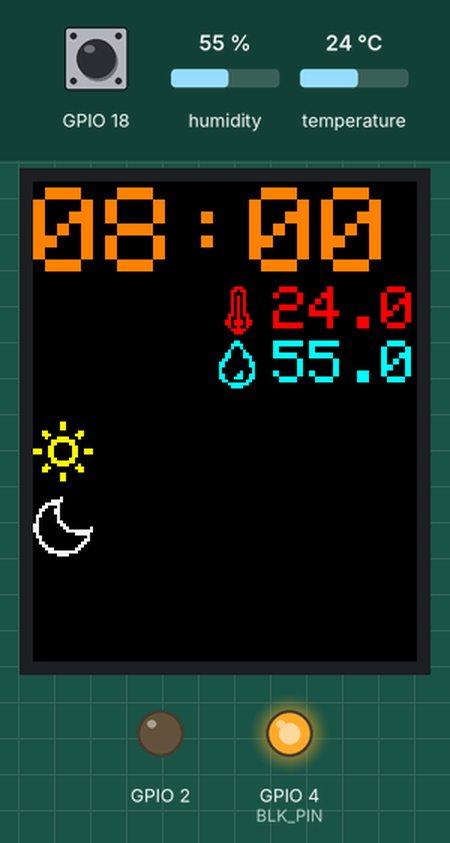
Recording of a program running on a simulated ESP32. On the bench: 128×160 colour display, output pins drawn as LEDs (lit = HIGH). Dashed ring = blinking. The test bench sets the inputs (shaded band); at power-on: GPIO 18 LOW, humidity 55 %, temperature 24 °C. WiFi joins after 1.5 s; servers stay silent unless stated; uploads are accepted with an empty reply; EEPROM starts erased.

Above: at 3.0 s.
3.1 s: GPIO 18 driven HIGH
At 4.2 s:
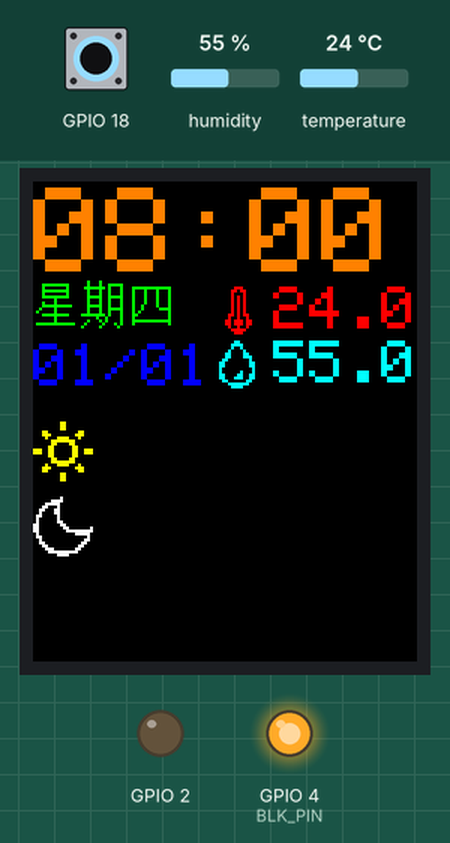
At 5.3 s:
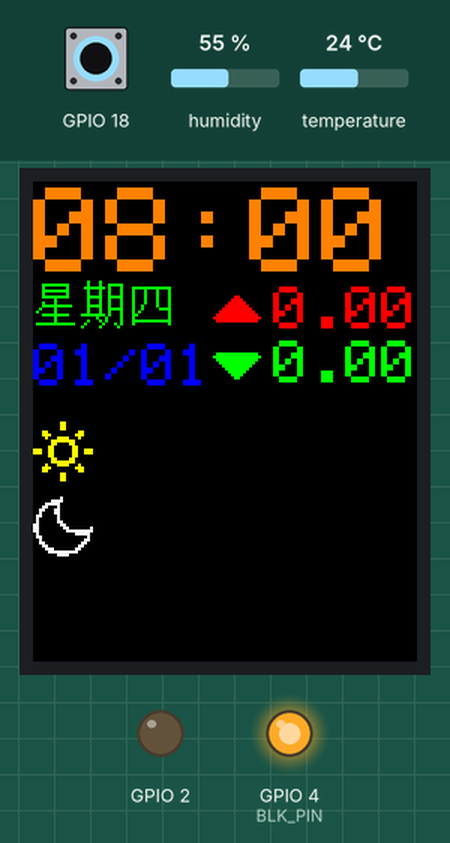
5.9 s: GPIO 18 pulsed LOW 5 times (0.12 s each, 0.3 s apart)
At 6.37 s:
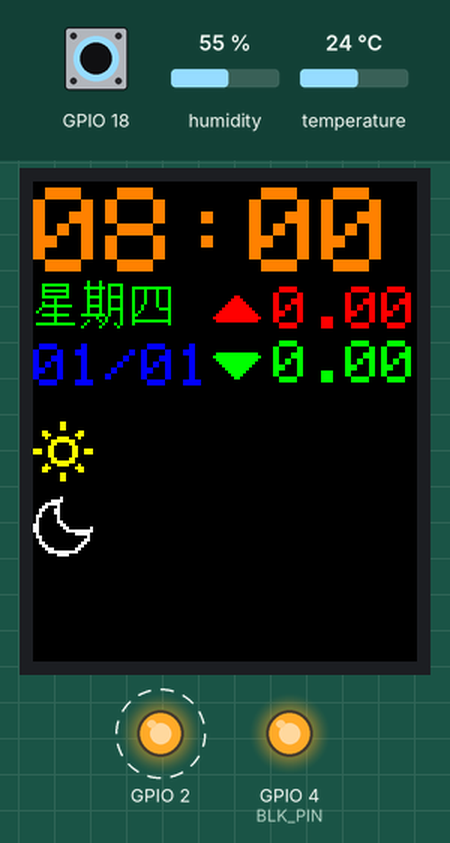
Timing chart, 0 to 8.9 s (numbered marks = the images above; inputs shaded):
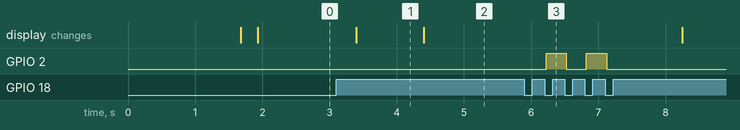

Measured:
- after the input at 3.1 s, the display: first differs from a run without the input after 1.3 s (image 2)
- after the input at 5.9 s, GPIO 2: alternates HIGH for 0.30 s and LOW for 0.30 s, 4 changes in all, then stays LOW, starting after 0.32 s
- what the display in image 1 shows lasts 1.0 s, from 3.4 s to 4.4 s

The program:

main.cpp
```cpp
//系统头
#include <Adafruit_GFX.h>
#include <Adafruit_ST7735.h>
#include <SPI.h>
#include <time.h>
#include <DHT.h>
#include <math.h>
#include <Preferences.h>
#include <string>

//用户头
#include "AQNetWork.h"
#include "TextData.h"
#include "ScheduledTask.h"

//宏定义
#define TEXT_WIDTH(c, s)        (6 * s * c)
#define TEXT_HEIGHT(c, s)       (8 * s * c)
#define SECOND_DAY(h, m)        (h * 3600 + m * 60)

#define BG_COLOR                ST7735_BLACK    //界面背景色
#define BLK_PIN                 4               //背光控制引脚

#define PREF_SPACE              "ESP_WiFiClock" //Preference命名空间
#define PREF_ONBOARD_LED_STATE  "onBoardLED"    //板载LED状态
#define PREF_DATA_SOURCE        "dataSource"    //环境数据来源

//宏定义-配置
#define BLK_CTRL                                //自动背光控制

#ifdef BLK_CTRL

#define BLK_ON_SINCE_H          7               //07:00后开启背光
#define BLK_ON_SINCE_M          0               //
#define BLK_OFF_SINCE_H         23              //23:30后关闭背光
#define BLK_OFF_SINCE_M         30              //


#endif //BLK_CTRL

//用户瞎勾8写检查
#if (BLK_OFF_SINCE_H < 0 || BLK_OFF_SINCE_H >= 24 || BLK_ON_SINCE_H < 0 || BLK_ON_SINCE_H >= 24 ||BLK_OFF_SINCE_M < 0 || BLK_OFF_SINCE_M >= 60 ||BLK_ON_SINCE_M < 0 || BLK_ON_SINCE_M >= 60)
#error "Error Occured! Back Light On/Off Time isn't right"
#endif

enum STATE {
  OFF = 0,
  ON,
  DHT_DATA,
  WEB_DATA,
};
//全局变量
String ssid = "ssid";
String pwd = "password";

Weather_data weat_data;             //天气数据
Preferences pref;                   //存储数据
uint8_t temp_show = WEB_DATA;       //温度来源于 DHT_DATA~DHT11温湿度传感器 WEB_DATA~来源于心知天气

hw_timer_t * timer = NULL;          //主时钟
time_t time_stamp;                  //当前时间戳(s)
volatile uint8_t time_changed = 0;  //时间改变标志
struct tm* time_s;                  //时间格式结构体

uint8_t onBoardLED = 0;             //板载LED状态
uint8_t BLK_state = ON;             //当前背光状态

const int wdtTimeout = 30;          //看门狗溢出时间(s)
hw_timer_t *wdtTimer = NULL;        //看门狗定时器

//全局对象
Adafruit_ST7735 tft = Adafruit_ST7735(/*CS*/15, /*AO(DC)*/14, /*SDA(MOSI)*/21, /*SCLK*/22, /*RST*/25);
DHT dht = DHT(23, DHT11);
ScheduledTask task(&time_stamp);

//函数声明
String strCut(std::string str, uint16_t beg_index, uint16_t end_index);
void ChangeTime();
void EveryMin();
void EveryHour();
void UpdateTime(time_t t_s);
void BLK(uint8_t state);
void AutoBLKCheck(uint8_t reset_when_on = 0);
void feedDog();
void ARDUINO_ISR_ATTR resetModule();
void printEnvpIcon();
void printEnvpData();
void switchDataSource();

//函数实现
void setup(void) {
  //背光控制引脚初始化
  pinMode(4, OUTPUT);
  //按键
  pinMode(18, INPUT_PULLDOWN);
  pinMode(2, OUTPUT);
  //读取配置
  pref.begin(PREF_SPACE);
  onBoardLED = pref.getInt(PREF_ONBOARD_LED_STATE, 0);
  temp_show = pref.getInt(PREF_DATA_SOURCE, DHT_DATA);

  digitalWrite(2, onBoardLED);
  //先开启背光
  BLK(ON);
  //串口初始化
  Serial.begin(9600);
  timer = timerBegin(0, 80, true);                  //初始化
  timerAttachInterrupt(timer, &ChangeTime, true);   //调用中断函数
  timerAlarmWrite(timer, 1000000, true);            //timerBegin的参数二 80位80MHZ，这里为1000000  意思为1秒
  timerAlarmEnable(timer);
  //任务初始化
  task.AddTask(EveryMin, 60);
  task.AddTask(EveryHour, 60 * 30);
  //看门狗
  wdtTimer = timerBegin(1, 80, true);
  timerAttachInterrupt(wdtTimer, &resetModule, true); //attach callback
  timerAlarmWrite(wdtTimer, wdtTimeout * 1e6, false); //set time in us
  timerAlarmEnable(wdtTimer);
  //TFT屏幕初始化
  tft.initR();
  tft.fillScreen(ST7735_BLACK);
  tft.setTextColor(ST7735_WHITE);
  tft.setTextSize(1);
  tft.setCursor(0, 5);
  tft.print("Connecting......");

  if (Connect(&ssid, &pwd))
  {
    tft.setTextColor(ST7735_GREEN);
    tft.printf("\nSuccessfully connect to\n%s", ssid.c_str());
  }
  else
  {
    tft.setTextColor(ST7735_RED);
    tft.printf("\nFailed connect to\n%s", ssid.c_str());

    timerAlarmDisable(wdtTimer); //关掉看门狗
    while (1)
    {

    }
  }
  dht.begin();
  time_stamp = (time_t)GetTimeStamp();
  task.SetTime(&time_stamp);

  UpdateTime(time_stamp);
  tft.fillScreen(BG_COLOR);

  //打印图标
  printEnvpIcon();
  tft.drawBitmap(0, 80, Icon_Sun, 24, 20, ST7735_YELLOW);
  tft.drawBitmap(0, 105, Icon_Moon, 24, 20, ST7735_WHITE);


  //检查背光
  AutoBLKCheck();
}

void loop() {

  task.Check();
  if (time_changed)
  {
    time_changed = 0;
    UpdateTime(time_stamp);
    feedDog();
    //Log(time_stamp);
  }
  if (digitalRead(18) == HIGH)
  {
    int pressed = 0;
    while (digitalRead(18) == HIGH)
    {
      //Log("STAY PRESS");
      delay(50);
      pressed += 50;

      if (pressed >= 1000)
      {
        break;
      }
    }

    if (pressed < 1000)
    {
      onBoardLED = !onBoardLED;
      pref.putInt(PREF_ONBOARD_LED_STATE, onBoardLED);
      digitalWrite(2, onBoardLED);
      AutoBLKCheck();
    }
    else if (pressed >= 1000)
    {
      switchDataSource();
      while (digitalRead(18) == HIGH);
    }

  }
}

void ChangeTime()
{
  time_stamp++;
  time_changed = 1;
}

void EveryMin()
{
  AutoBLKCheck(1);
  //刷新分钟
  tft.fillRect(0, 2, TEXT_WIDTH(5, 4), TEXT_HEIGHT(1, 4), BG_COLOR);
  tft.setTextSize(4);
  tft.setCursor(0, 2);
  tft.setTextColor(ST7735_ORANGE);
  tft.printf("%02d:%02d", time_s->tm_hour, time_s->tm_min);

  //刷新来自DHT11传感器的数据
  if (temp_show == DHT_DATA)
    printEnvpData();

}

void EveryHour()
{
  if (!isConnected())
  {
    Connect(&ssid, &pwd);

    if (!isConnected())
      return;
  }

  memset(&weat_data, 0, sizeof(Weather_data));
  GetWeather(&weat_data);
  UpdateTime((time_t)GetTimeStamp());

  Log("HOUR");
  //刷新日期，天气
  tft.fillRect(0, TEXT_HEIGHT(1, 4) + 22, TEXT_WIDTH(5, 2), TEXT_HEIGHT(1, 2), BG_COLOR);
  tft.setTextSize(2);
  tft.setCursor(0, TEXT_HEIGHT(1, 4) + 22);
  tft.setTextColor(ST7735_BLUE);
  tft.printf("%02d/%02d",time_s->tm_mon + 1, time_s->tm_mday);

  tft.fillRect(0, TEXT_HEIGHT(1, 4) + 1, 48, 16, BG_COLOR);
  tft.drawBitmap(0, TEXT_HEIGHT(1, 4) + 1, (uint8_t *)Char_XingQi[0], 16, 16, ST7735_GREEN, BG_COLOR);
  tft.drawBitmap(0 + 16, TEXT_HEIGHT(1, 4) + 1, (uint8_t *)Char_XingQi[1], 16, 16, ST7735_GREEN, BG_COLOR);
  tft.drawBitmap(0 + 16 + 16, TEXT_HEIGHT(1, 4) + 1, (uint8_t *)Char_Week[time_s->tm_wday], 16, 16, ST7735_GREEN, BG_COLOR);

  if (weat_data.success &&
      !weat_data.weat_day.isEmpty() &&
      !weat_data.weat_night.isEmpty() &&
      weat_data.weat_night != "null" &&
      weat_data.weat_day != "null")
  {

    tft.fillRect(0 + 30, 82, 98, TEXT_HEIGHT(1, 2), BG_COLOR);
    tft.fillRect(0 + 30, 107, 98, TEXT_HEIGHT(1, 2), BG_COLOR);


    //刷新天气
    if (weat_data.weat_day.length() > 8)
    {
      tft.setTextSize(1);
      tft.setCursor(0 + 30, 87);
      tft.setTextColor(ST7735_YELLOW);
      tft.print(weat_data.weat_day);
    }
    else
    {
      tft.setTextSize(2);
      tft.setCursor(0 + 30, 82);
      tft.setTextColor(ST7735_YELLOW);
      tft.print(weat_data.weat_day);
    }

    if (weat_data.weat_night.length() > 8)
    {
      tft.setTextSize(1);
      tft.setCursor(0 + 30, 112);
      tft.setTextColor(ST7735_WHITE);
      tft.print(weat_data.weat_night);
    }
    else
    {
      tft.setTextSize(2);
      tft.setCursor(0 + 30, 109);
      tft.setTextColor(ST7735_WHITE);
      tft.print(weat_data.weat_night);
    }

    tft.setTextSize(2);

    //刷新来自web的高低温度
    if (temp_show == WEB_DATA)
      printEnvpData();
  }
}

void UpdateTime(time_t t_s)
{
  time_stamp = t_s;
  time_s = localtime(&time_stamp);
}

void BLK(uint8_t state)
{
  if (state)
  {
    BLK_state = ON;
    digitalWrite(BLK_PIN, HIGH);
  }
  else
  {
    BLK_state = OFF;
    digitalWrite(BLK_PIN, LOW);
  }

}

void AutoBLKCheck(uint8_t reset_when_on)
{
#ifdef BLK_CTRL
  //自动背光
  int sec_day_now = SECOND_DAY(time_s->tm_hour, time_s->tm_min);

  if (SECOND_DAY(BLK_ON_SINCE_H, BLK_ON_SINCE_M) <= sec_day_now &&
      sec_day_now <= SECOND_DAY(BLK_OFF_SINCE_H, BLK_OFF_SINCE_M))
  {
    if (BLK_state == ON)
      return;

    if (reset_when_on)
    {
      Log("BLK Reaet");
      esp_restart();
    }
    BLK(ON);
  }
  else
  {
    if (BLK_state == OFF)
      return;

    BLK(OFF);
  }
#endif //BLK_CTRL
}

void printEnvpIcon()
{
  tft.fillRect(60, TEXT_HEIGHT(1, 4) + 3, 16, 16 + 16 + 2, BG_COLOR);

  if (temp_show == DHT_DATA)
  {
    tft.drawBitmap(60, TEXT_HEIGHT(1, 4) + 3, Icon_Temp, 16, 16, ST7735_RED);
    tft.drawBitmap(60, TEXT_HEIGHT(1, 4) + 3 + 16 + 2, Icon_Humt, 16, 16, ST7735_CYAN);
  }
  else if (temp_show == WEB_DATA)
  {
    tft.drawBitmap(60, TEXT_HEIGHT(1, 4) + 3, Icon_Up, 16, 16, ST7735_RED);
    tft.drawBitmap(60, TEXT_HEIGHT(1, 4) + 3 + 16 + 2, Icon_Down, 16, 16, ST7735_GREEN);
  }


}

void printEnvpData()
{
  //清空
  tft.fillRect(60 + 16, TEXT_HEIGHT(1, 4) + 3, 52, TEXT_HEIGHT(1, 2), BG_COLOR);
  tft.fillRect(60 + 16, TEXT_HEIGHT(1, 4) + 3 + 16 + 2, 52, TEXT_HEIGHT(1, 2), BG_COLOR);
  //数据预处理
  float hum = 0.0f, temp = 0.0f;

  if (temp_show == DHT_DATA)
  {
    hum = dht.readHumidity();
    temp = dht.readTemperature();

    while (isnanf(hum) && isnanf(temp)) //上电读取可能会读到空数据
    {
      Log("Bad Value");
      hum = dht.readHumidity();
      temp = dht.readTemperature();
      delay(500);
    }
  }

  Log("-------");
  Log((int)weat_data.temp_high);
  Log((int)weat_data.temp_low);
  Log("-------");

  String d1 = strCut(std::to_string(temp_show == DHT_DATA ? dht.readTemperature() : (int)weat_data.temp_high), 0, 3);
  String d2 = strCut(std::to_string(temp_show == DHT_DATA ? dht.readHumidity() : (int)weat_data.temp_low), 0, 3);

  tft.setTextColor(ST7735_MAGENTA);
  tft.setTextSize(2);

  tft.setCursor(60 + 20, TEXT_HEIGHT(1, 4) + 3);
  tft.setTextColor(temp_show == DHT_DATA ? ST7735_RED : ST7735_RED);
  tft.print(d1);
  tft.setCursor(60 + 20, TEXT_HEIGHT(1, 4) + 3 + 16 + 2);
  tft.setTextColor(temp_show == DHT_DATA ? ST7735_CYAN : ST7735_GREEN);
  tft.print(d2);
}

String strCut(std::string str, uint16_t beg_index, uint16_t end_index)
{
  String ret = "";

  for (int i = beg_index; i <= (str.length() > end_index ? end_index : str.length()); i++)
    ret += str[i];
  return ret;
}

void switchDataSource()
{
  temp_show = temp_show == DHT_DATA ? WEB_DATA : DHT_DATA;
  pref.putInt(PREF_DATA_SOURCE, temp_show);

  printEnvpIcon();
  printEnvpData();

}

void feedDog()
{
  timerWrite(wdtTimer, 0); //reset timer (feed watchdog)
}

void ARDUINO_ISR_ATTR resetModule()
{
  Log("Reset");
  esp_restart();
}
```

AQNetWork.h
```cpp
#ifndef _AQNETWORK_H_
#define _AQNETWORK_H_

#include <Arduino.h>
#include <WiFi.h>
#include <HTTPClient.h>
#include <ArduinoJson.h>
#define DEBUG_ENABLE    0
#define Log(x)          (DEBUG_ENABLE ? Serial.println(x) : 0)
#define TEST_ENABLE     0

typedef struct WEATHER_DATA
{
    String weat_day;
    int code_day;
    String weat_night;
    int code_night;
    int temp_high;
    int temp_low;
    int success;
}Weather_data;

uint8_t Connect(String* ssid, String* password);
long long GetTimeStamp();
void GetWeather(Weather_data* w_data ,String city = "city");
uint8_t isConnected();

#endif //_AQNETWORK_H_
```

ScheduledTask.h
```cpp
#ifndef _SCHEDULEDTASK_H_
#define _SCHEDULEDTASK_H_

#include <Arduino.h>
#include <vector>

class ScheduledTask
{
private:
    time_t* now;
    typedef struct TASK
    {
        void (*callback)(void);
        int inter;
        time_t old_time;
    }Task;
    std::vector <Task> task_list;
public:
    void AddTask(void (*callback)(void), int interval);
    void Check();
    void SetTime(time_t* t);
    ScheduledTask(time_t* t);
    ~ScheduledTask();
};

#endif //_SCHEDULEDTASK_H_
```

TextData.h
```cpp
#include <Arduino.h>

extern uint8_t Char_Week[7][32];
extern uint8_t Char_XingQi[2][32];
extern uint8_t Icon_Sun[60];
extern uint8_t Icon_Moon[60];
extern uint8_t Icon_Temp[32];
extern uint8_t Icon_Humt[32];
extern uint8_t Icon_Up[32];
extern uint8_t Icon_Down[32];
```

AQNetWork.cpp
```cpp
#include "AQNetWork.h"

//https://api.seniverse.com/v3/weather/now.json?key=Sg68RU5VOEzrlcpsO&location=Baoding&language=en&unit=c
String weat_api = "/v3/weather/daily.json?key=";
const char *host = "api.seniverse.com";
const char *privateKey = "key";
const char *language = "en";
char EOH[] = "\r\n\r\n"; //End Of Headers

const char* time_api = "http://api.m.taobao.com/rest/api3.do?api=mtop.common.getTimestamp";

DynamicJsonDocument doc(1200);

const int TryCircle = 20; //Max Count of trying to do something
const int TimeOut = 20 * 1000;   //Timeout (ms)
uint8_t Connected = 0;

uint8_t Connect(String* ssid, String* password)
{
    Log(*ssid);
    Log(*password);
    WiFi.begin(ssid->c_str(), password->c_str());
    for (uint8_t i = 0; i < TryCircle; i++)
    {
        if (WiFi.status() == WL_CONNECTED)
        {
            Log("WLAN_CONNECTED");
            return 1;
        }
        delay(500);
        Log(".");
    }
    Connected = 0;
    return 0;
}

uint8_t isConnected()
{
    return WiFi.status() == WL_CONNECTED;
}

long long GetTimeStamp()
{
    if (TEST_ENABLE)
    {
        return 1673490967; //2023-01-12 10:36:07
    }
    HTTPClient client;
    client.begin(time_api);
    Log("Time--GET");
    int try_count = 1;
    while (client.GET() != 200)
    {
        Serial.print(".");
        delay(500);
        if (try_count++ > TryCircle)
            break;
    }
    String data = client.getString();
    Log(data);
    deserializeJson(doc, data);
    String time_stamp_str = doc["data"]["t"];
    Log(time_stamp_str);
    client.end();
    doc.clear();
    return atoll(time_stamp_str.c_str()) / 1000 + 8 * 60 * 60;
}

void GetWeather(Weather_data* w_data, String city)
{
    WiFiClient client;
    weat_api = "/v3/weather/daily.json?key=";
    weat_api += privateKey;
    weat_api += "&location=";
    weat_api += city;
    weat_api += "&language=";
    weat_api += language;


    Log("Weather--GET");
    int try_count = 1;
    while (!client.connect(host, 80))
    {
        Serial.print(".");
        delay(500);
        if (try_count++ > TryCircle)
        {
            memset(w_data, 0, sizeof(Weather_data));
            return;
        }
    }
    client.print(String("GET ") + weat_api + " HTTP/1.1\r\n" + "Host: " + host + "\r\n" + "Connection: close\r\n\r\n");
    bool ok = client.find(EOH);
    if (!ok)
    {
        Serial.println("No response or invalid response!");
    }
    String data_str="";
    data_str += client.readStringUntil('\n');
    Log(data_str);

    deserializeJson(doc, data_str);

    String weat_day = doc["results"][0]["daily"][0]["text_day"];
    String weat_night = doc["results"][0]["daily"][0]["text_night"];
    w_data->code_day = doc["results"][0]["daily"][0]["code_day"];
    w_data->code_night = doc["results"][0]["daily"][0]["code_day"];
    w_data->temp_high = doc["results"][0]["daily"][0]["high"];
    w_data->temp_low = doc["results"][0]["daily"][0]["low"];
    w_data->weat_day = weat_day;
    w_data->weat_night = weat_night;
    w_data->success = 1;

    doc.clear();
    return;
}
```

ScheduledTask.cpp
```cpp
#include "ScheduledTask.h"

void ScheduledTask::AddTask(void (*callback)(void), int interval)
{
    Task tsk;
    tsk.callback = callback;
    tsk.inter = interval;
    tsk.old_time = *now;
    task_list.push_back(tsk);
}

void ScheduledTask::Check()
{
    for (int i = 0; i < task_list.size(); i++)
    {
        if (*now - task_list[i].old_time > task_list[i].inter)
        {
            task_list[i].old_time = *now;
            task_list[i].callback();
        }
    }
}

void ScheduledTask::SetTime(time_t* t)
{
    now = t;
}

ScheduledTask::ScheduledTask(time_t* t)
{
    now = t;
}

ScheduledTask::~ScheduledTask()
{
}
```

Source omitted: TextData.c (data table, 4409 bytes)
